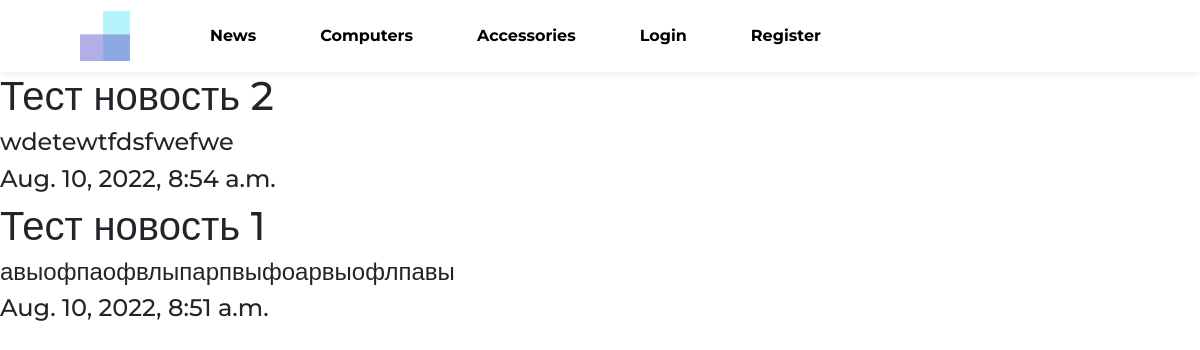
The app's page /, older data.
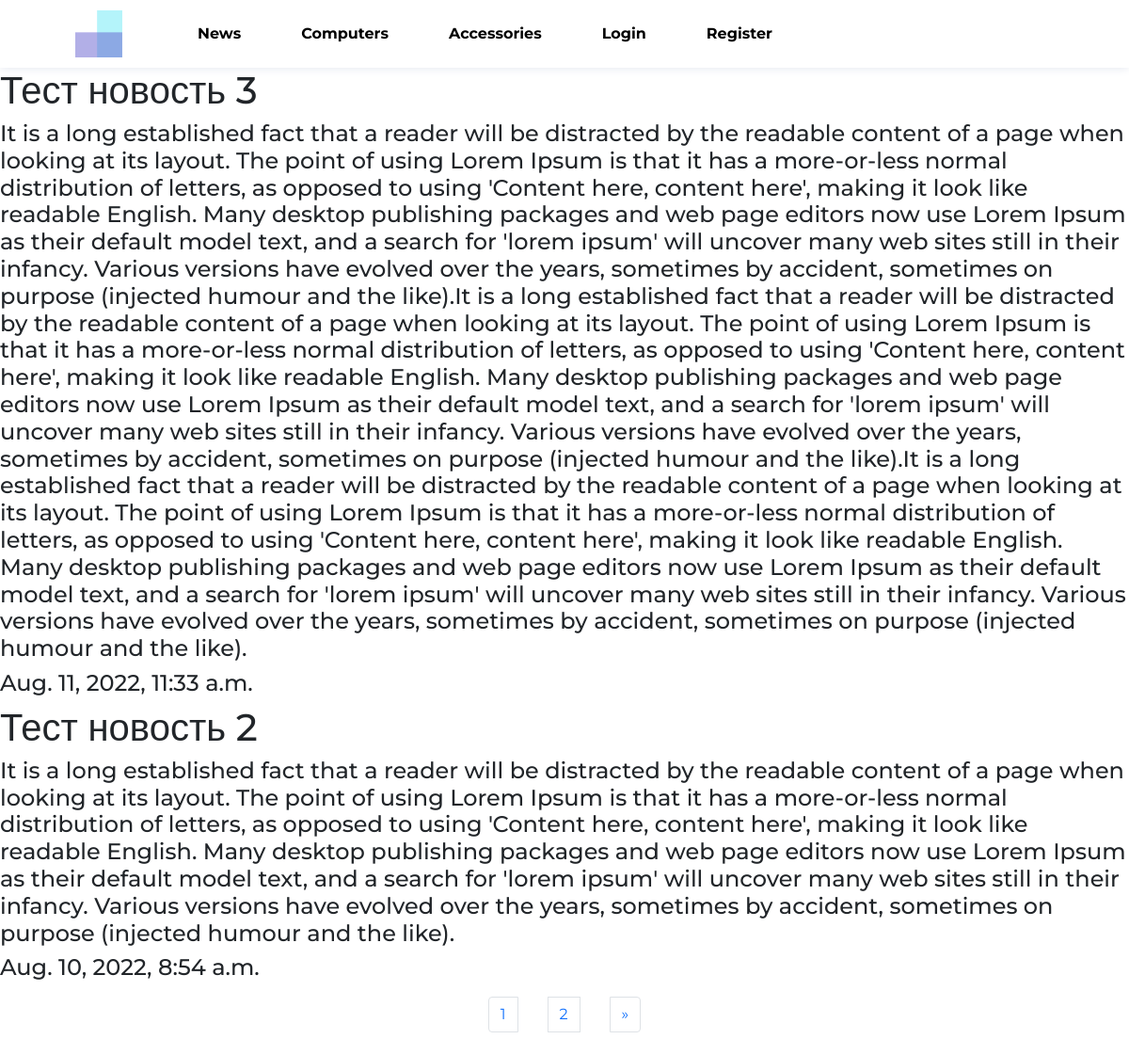
The same page, newer data.
### home/models.py (models this page shows, shortened)
class News(models.Model):
    title = models.CharField(max_length=150)
    content = models.TextField()
    photo = models.ImageField(upload_to='photo/%Y/%m/%d')
    created_at = models.DateTimeField(auto_now_add=True)
    class Meta:
        ordering = ['-created_at']

### home/views.py (the view)
# urls.py: path('', HomePage.as_view(), name='home'),
class HomePage(ListView):
    model = News
    template_name = 'home/homepage.html'
    context_object_name = 'news'
    paginate_by = 2
    def get_context_data(self, **kwargs):
        context = super().get_context_data(**kwargs)
        context['title'] = 'Home'
        return context

### home/templates/home/homepage.html (shortened to what this page needs)
{% extends 'base.html' %}
{% block content %}
    {% for item in news %}
        <h1>{{ item.title }}</h1>
        <h4>{{ item.content }}</h4>
        <h4>{{ item.created_at}}</h4>
    {% endfor %}
{% endblock %}

Row changes from the older to the newer data that the page shows:
no longer on this page (row edited): News: title "Тест новость 1", content "авыофпаофвлыпарпвыфоарвыофлпавы", created_at "Aug. 10, 2022, 8:51 a.m."
added News: title "Тест новость 3", content "It is a long established fact that a reader will be distracted by the readable content of a page when looking at its layout. The point of using Lorem Ipsum is that it has a more-or-less normal distribution of letters, as opposed to using 'Content here, content here', making it look like readable English. Many desktop publishing packages and web page editors now use Lorem Ipsum as their default model text, and a search for 'lorem ipsum' will uncover many web sites still in their infancy. Various versions have evolved over the years, sometimes by accident, sometimes on purpose (injected humour and the like).It is a long established fact that a reader will be distracted by the readable content…", created_at "Aug. 11, 2022, 11:33 a.m."
changed News "Тест новость 2": content "wdetewtfdsfwefwe" → "It is a long established fact that a reader will be distracted by the readable content of a page when looking at its layout. The point of using Lorem Ipsum is that it has a more-or-less normal distribution of letters, as opposed to using 'Content here, content here', making it look like readable English. Many desktop publishing packages and web page editors now use Lorem Ipsum as their default model text, and a search for 'lorem ipsum' will uncover many web sites still in their infancy. Various versions have evolved over the years, sometimes by accident, sometimes on purpose (injected humour and the like)."
Text that changed along with them:
new list line: "1"
new list line: "2"
